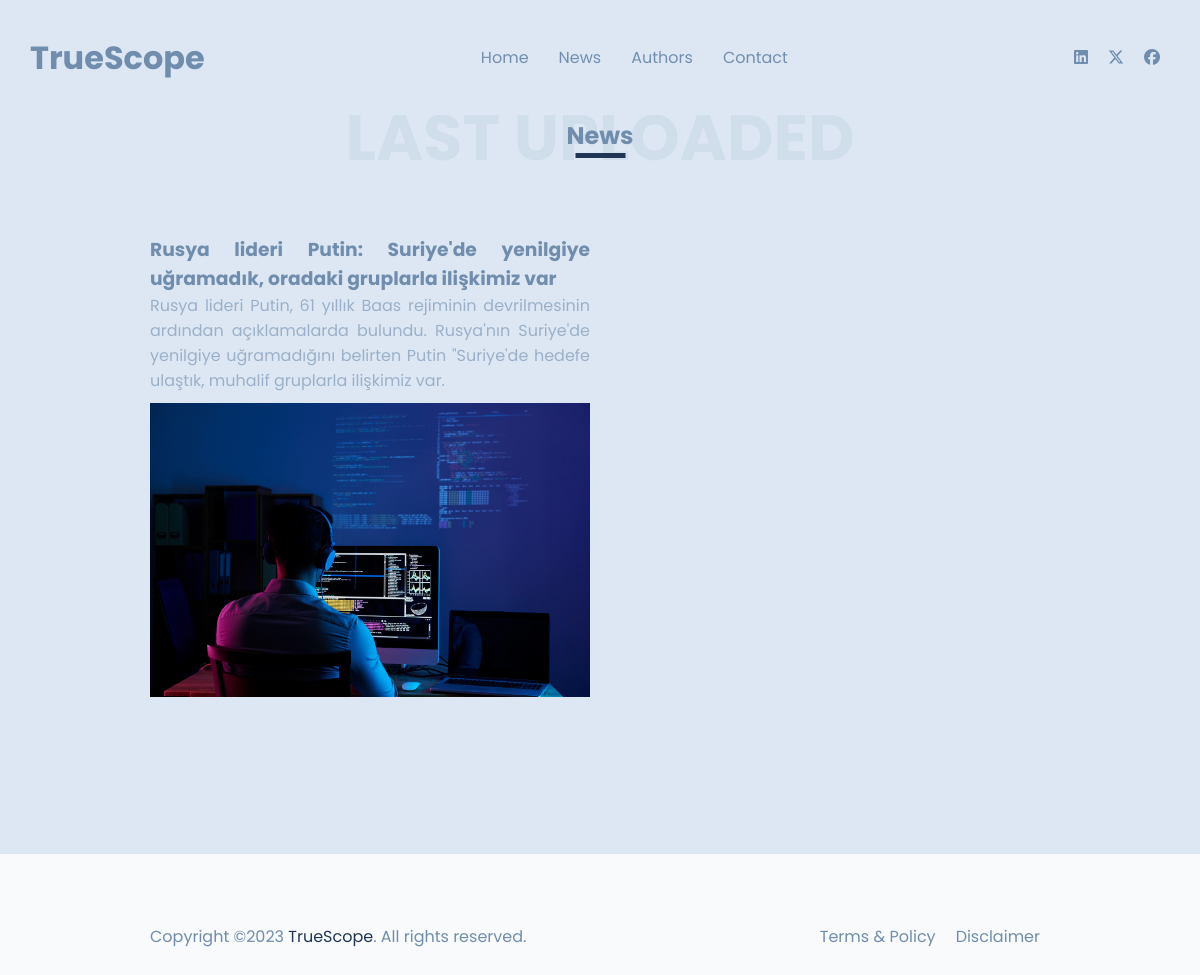
Page /categoryNew.php?url=5 on the committed database.
### tables this page shows
CREATE TABLE `news` (
  `id` int NOT NULL AUTO_INCREMENT,
  `news_type_id` int NOT NULL,
  `writer_id` int NOT NULL,
  `news_image` varchar(300) NOT NULL,
  `news_title` varchar(400) NOT NULL,
  `news_summary` text NOT NULL,
  `news_description` text NOT NULL,
  `create_at` varchar(20) NOT NULL,
  `update_at` varchar(20) NOT NULL,
  `seo_url` text NOT NULL,
  PRIMARY KEY (`id`)
);

### dashboard/_src/core/helper.php (called while the page is built, shortened)
<?php
function security($data)
{
    return htmlspecialchars(strip_tags($data));
}

### categoryNew.php (the view, shortened to what this page needs)
<?php
include 'dashboard/_src/init.php';
$url = security($_GET['url']);
?>
<!DOCTYPE html>
<html lang="en">
<head>
	<link
		rel="stylesheet"
		href="https://cdnjs.cloudflare.com/ajax/libs/font-awesome/6.5.1/css/all.min.css"
 />
	<link rel="stylesheet" href="assets/css/style.css" />
</head>
<body>
	<header>
		<h1>TrueScope</h1>
		<nav class="social-menu">
			<ul>
				<li>
					<a
						href="https://linkedin.com"
						target="_blank"
						rel="no-opener no-referrer"><i class="fa-brands fa-linkedin"></i></a>
				</li>
				<li>
					<a
						href="https://twitter.com"
						target="_blank"
						rel="no-opener no-referrer"><i class="fa-brands fa-x-twitter"></i></a>
				</li>
				<li>
					<a
						href="https://facebook.com"
						target="_blank"
						rel="no-opener no-referrer"><i class="fa-brands fa-facebook"></i></a>
				</li>
			</ul>
		</nav>
		<nav class="main-menu">
			<ul>
				<li>
					<a href="index.php" title="Homepage of John Doe">Home</a>
				</li>
				<li><a href="news.php" title="About John Doe">News</a></li>
				<li><a href="authors.php">Authors</a></li>
				<li><a href="contact.php">Contact</a></li>
			</ul>
		</nav>
	</header>
	<main>
		<section class="what-i-do container">
			<div class="section-title">
				<h2>Last Uploaded</h2>
				<h4>News</h4>
			</div>
			<div class="section-content">
				<div class="row">
					<ul style="display:grid; grid-template-columns: repeat(2, 1fr); gap: 20px;">
						<?php
						$result = $conn->query("SELECT * FROM news WHERE news_type_id = $url");
						if ($result->num_rows > 0) {
							while ($row = $result->fetch_assoc()) { ?>
								<li>
									<div>
										<h3><a href="news-detail.php?url=<?php echo $row['seo_url'] ?>"><?php echo $row['news_title'] ?></a></h3>
										<p><?php echo $row['news_summary'] ?></p>
										<img src="<?php echo $row['news_image'] ?>" alt="<?php echo $row['news_title'] ?>" style="margin-top:10px" />
									</div>
								</li>
						<?php }
						} ?>
					</ul>
				</div>
			</div>
		</section>
	</main>
	<footer class="container">
		<div class="row">
			<p>Copyright &copy;2023 <span class="text-green">TrueScope</span>. All rights reserved.</p>
			<nav>
				<ul>
					<li><a href="#">Terms &amp; Policy</a></li>
					<li><a href="#">Disclaimer</a></li>
				</ul>
			</nav>
		</div>
	</footer>
</body>
</html>

### assets/css/style.css (style rules this page uses)
:root { --color1: #F8FAFC; --color2: #718dad; --color3: #dce7f3; --color4: #213555; --color5: #3E5879; --color6: #F8FAFC; --color7: #2c55986a; }
* { margin: 0; }
body { font-family: "Poppins", sans-serif; background-color: var(--color1); color: var(--color2); }
a { color: var(--color2); text-decoration: none; }
ul, ol { list-style-type: none; padding: 0; }
.container { padding: 70px 20px; }
@media (min-width: 500px) { .container { padding: 70px 50px; } }
@media (min-width: 800px) { .container { padding: 70px 100px; } }
@media (min-width: 1000px) { .container { padding: 70px 150px; } }
main > section:nth-child(odd) { background-color: var(--color3); }
.section-title { text-align: center; margin-top: 20px; margin-bottom: 50px; position: relative; }
.section-title h2 { text-transform: uppercase; font-size:2.5rem; opacity: 0.1; }
@media (min-width:500px) { .section-title h2 { font-size: 4rem; } }
.section-title h4 { font-size: 1rem; position: absolute; top: 50%; left: 50%; transform: translate(-50%, -50%); -webkit-transform: translate(-50%, -50%); -moz-transform: translate(-50%, -50%); -ms-transform: translate(-50%, -50%); -o-transform: translate(-50%, -50%); }
@media (min-width:500px) { .section-title h4 { font-size: 1.5rem; } }
.section-title h4::after { content: ""; width: 50px; height: 5px; background-color: var(--color4); display: block; margin: 0 auto; }
.row { display: flex; gap: 50px; flex-wrap: wrap; margin-bottom: 50px; }
.row img { width: 100%; }
.row > * { text-align: justify; flex: 1 1 300px; }
.text-green { color: var(--color4); }
header { background-color: var(--color3); display: flex; justify-content: space-between; align-items: center; padding: 30px; position: fixed; top: 0; left: 0; right: 0; z-index: 5; }
header .main-menu { background-color: var(--color3); position: absolute; opacity: 0.98; top: 0; left: 0; height: 100vh; padding: 30px; transform: translateX(-100%); -webkit-transform: translateX(-100%); -moz-transform: translateX(-100%); -ms-transform: translateX(-100%); -o-transform: translateX(-100%); transition: transform 0.5s; -webkit-transition: transform 0.5s; -moz-transition: transform 0.5s; -ms-transition: transform 0.5s; -o-transition: transform 0.5s; }
@media (min-width: 1000px) { header .main-menu { position: static; background-color: transparent; padding: 0; order:1; height: auto; transform: none; -webkit-transform: none; -moz-transform: none; -ms-transform: none; -o-transform: none; } }
@media (min-width: 1000px) { header .main-menu ul { display: flex; } }
header .main-menu a { display: inline-block; padding: 10px 80px 10px 15px; }
@media (min-width:1000px) { header .main-menu a { padding: 15px; } }
header .social-menu { display: none; }
@media (min-width: 700px) { header .social-menu { display: block; } }
@media (min-width: 1000px) { header .social-menu { order:2; } }
header .social-menu ul { display: flex; }
header .social-menu a { display: inline-block; padding: 10px; }
.what-i-do .row > * { flex-basis: 250px; }
.what-i-do ul li { display: flex; align-items: start; gap: 20px; margin-bottom: 30px; }
.what-i-do ul p { opacity: 0.6; }
footer .row > * { flex-basis: 300px; text-align: center; }
@media (min-width: 750px) { footer .row > * { text-align: left; } }
footer ul { display: flex; justify-content: center; }
@media (min-width: 750px) { footer ul { justify-content: end; } }
footer ul a { padding: 10px; }

### rows in the picture
news: news_title "Rusya lideri Putin: Suriye'de yenilgiye uğramadık, oradaki gruplarla ilişkimiz var", news_summary "Rusya lideri Putin, 61 yıllık Baas rejiminin devrilmesinin ardından açıklamalarda bulundu. Rusya'nın Suriye'de yenilgiye uğramadığını belirten Putin \"Suriye'de hedefe ulaştık, muhalif gruplarla ilişkimiz var.", news_image (picture)
